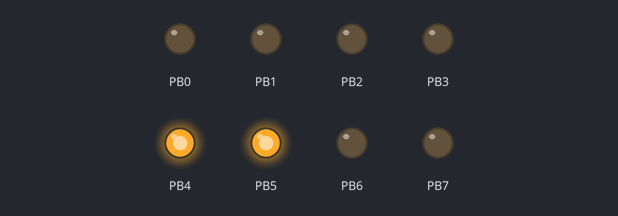
A program run on a simulated ATmega32, built with avr-gcc and emulated at 8 MHz. Parts: output pins drawn as LEDs (lit = HIGH). What the program prints to the serial monitor is not drawn.

Above: at 0.1 s.
Timing chart, 0 to 1.6 s (numbered marks = the images above):
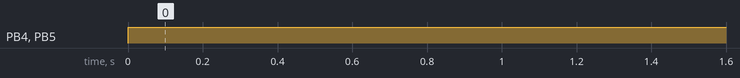

The program:

main.c
```c
/*
 * UART_AA.c
 *
 * Created: 12/27/2019 3:37:43 PM
 * Author : mostafahamoda1995
 */

#include <avr/io.h>
#define F_CPU 8000000ul
int USART_BAUDRATE = 9600 ;
#define BAUD_PRECALE ((F_CPU/(USART_BAUDRATE * 16UL)) - 1)

int main(void)
{
    /* Replace with your application code */
	UCSRB = (1<<TXEN) ;
	UCSRC = (1<<UCSZ1)|(1<<UCSZ0)|(1<<URSEL) ;
	UBRRH = BAUD_PRECALE>>8 ;
	UBRRL = BAUD_PRECALE ;
	DDRB = 0xFF ;
	char Data  = 'A';
    while (1)
    {
		PORTB |= (1<<4) ;
		while (!(UCSRA & (1<<UDRE)))
		{
		}
		UDR = 'A' ;
		PORTB |= (1<<5) ;
		/*
		while(!(UCSRA & (1<<RXC))){}
		PORTB = (1<<5);*/
    }
}
```

Measured:
- by itself, PB4, PB5: LOW → HIGH at 0.00 s
